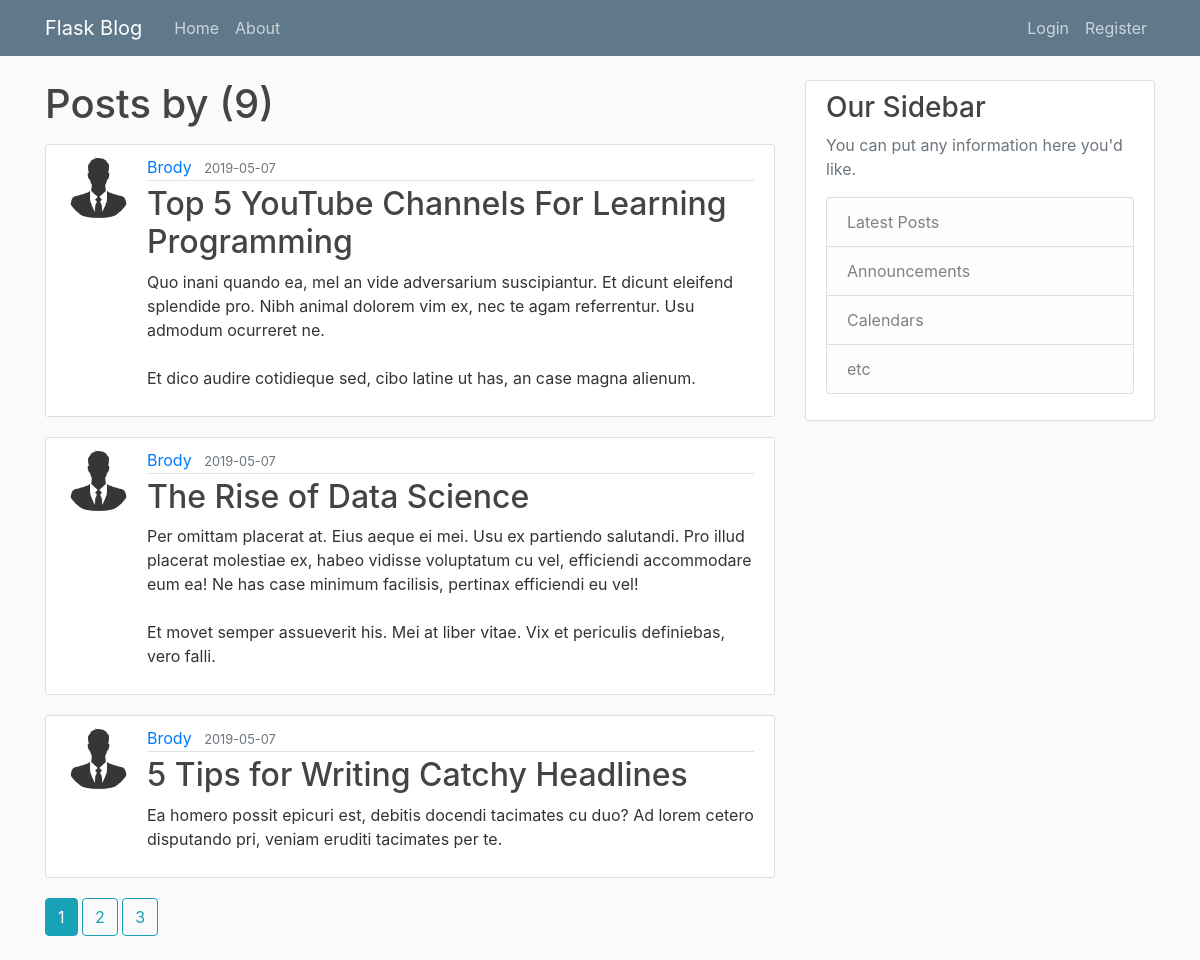
Page /user/Brody on the committed database.
### application/models.py (models this page shows, shortened)
class Post(db.Model):
    id = db.Column(db.Integer, primary_key=True)
    title = db.Column(db.String(100), nullable=False)
    date_posted = db.Column(db.DateTime, nullable=False, default=datetime.utcnow)
    content = db.Column(db.Text, nullable=False)
    user_id = db.Column(db.Integer, db.ForeignKey("user.id"), nullable=False)

class User(db.Model,UserMixin):
    id = db.Column(db.Integer, primary_key=True)
    username = db.Column(db.String(20), unique=True, nullable=False)
    email = db.Column(db.String(60), unique=True, nullable=False)
    password = db.Column(db.String(60), nullable=False)
    image_file = db.Column(db.String(20), nullable=False, default="default.jpg")
    posts = db.relationship("Post", backref="author", lazy=True)

### application/users/routes.py (the view)
@users.route("/user/<username>")
def user_posts(username):
    username = str(username)
    page_no = request.args.get("page",1,type=int)
    user = User.query.filter_by(username=username).first_or_404()
    posts = Post.query.filter_by(author=user)\
            .order_by(Post.date_posted.desc())\
            .paginate(per_page=3,page=page_no)
    return render_template("user_posts.html", posts=posts,user = user)

### application/templates/user_posts.html
{% extends "layout.html" %}
{% block content %}
    <h1 class = "mb-3">Posts by {{ username }} ({{ posts.total }})</h1>
    {% for post in posts.items %}
        <article class="media content-section">
            <img class="rounded-circle article-img" src="{{ url_for('static',filename='profile_pics/'+post.author.image_file) }}">
            <div class="media-body">
                <div class="article-metadata">
                    <a class="mr-2" href="{{ url_for('users.user_posts',username = post.author.username) }}">{{ post.author.username }}</a>
                    <small class="text-muted">{{ post.date_posted.strftime("%Y-%m-%d") }}</small>
                </div>
                <h2><a class="article-title" href="{{ url_for('posts.post',post_id=post.id) }}">{{ post.title }}</a></h2>
                <p class="article-content">{{ post.content }}</p>
            </div>
        </article>
    {% endfor %}
    {% for page_num in posts.iter_pages(left_edge=1,right_edge=1,left_current=1,right_current=2) %}
        {% if page_num %}
            {% if page_num == posts.page %}
                <a class="btn btn-info mb-4" href="{{ url_for('users.user_posts',username=user.username,page=page_num) }}">{{ page_num }}</a>
            {% else %}
                <a class="btn btn-outline-info mb-4" href="{{ url_for('users.user_posts',username=user.username,page=page_num) }}">{{ page_num }}</a>
            {%endif%}
        {% else %}
            ...
        {%endif%}
    {% endfor %}
{% endblock content %}

### application/static/main.css (style rules this page uses)
body { background: #fafafa; color: #333333; margin-top: 5rem; }
h1, h2, h3, h4, h5, h6 { color: #444444; }
.content-section { background: #ffffff; padding: 10px 20px; border: 1px solid #dddddd; border-radius: 3px; margin-bottom: 20px; }
.article-title { color: #444444; }
.article-content { white-space: pre-line; }
.article-img { height: 65px; width: 65px; margin-right: 16px; }
.article-metadata { padding-bottom: 1px; margin-bottom: 4px; border-bottom: 1px solid #e3e3e3 }

### rows in the picture
Post: image_file (placeholder picture), author.username "Brody", date_posted "2019-05-07", title "Top 5 YouTube Channels For Learning Programming", content "Quo inani quando ea, mel an vide adversarium suscipiantur. Et dicunt eleifend splendide pro. Nibh animal dolorem vim ex, nec te agam referrentur. Usu admodum ocurreret ne. Et dico audire cotidieque sed, cibo latine ut has, an case magna alienum."
Post: image_file (placeholder picture), author.username "Brody", date_posted "2019-05-07", title "The Rise of Data Science", content "Per omittam placerat at. Eius aeque ei mei. Usu ex partiendo salutandi. Pro illud placerat molestiae ex, habeo vidisse voluptatum cu vel, efficiendi accommodare eum ea! Ne has case minimum facilisis, pertinax efficiendi eu vel! Et movet semper assueverit his. Mei at liber vitae. Vix et periculis definiebas, vero falli."
Post: image_file (placeholder picture), author.username "Brody", date_posted "2019-05-07", title "5 Tips for Writing Catchy Headlines", content "Ea homero possit epicuri est, debitis docendi tacimates cu duo? Ad lorem cetero disputando pri, veniam eruditi tacimates per te."

### other values in the picture
{{ posts.total }} "9"
{{ page_num }} "1"
{{ page_num }} "2" "3"
